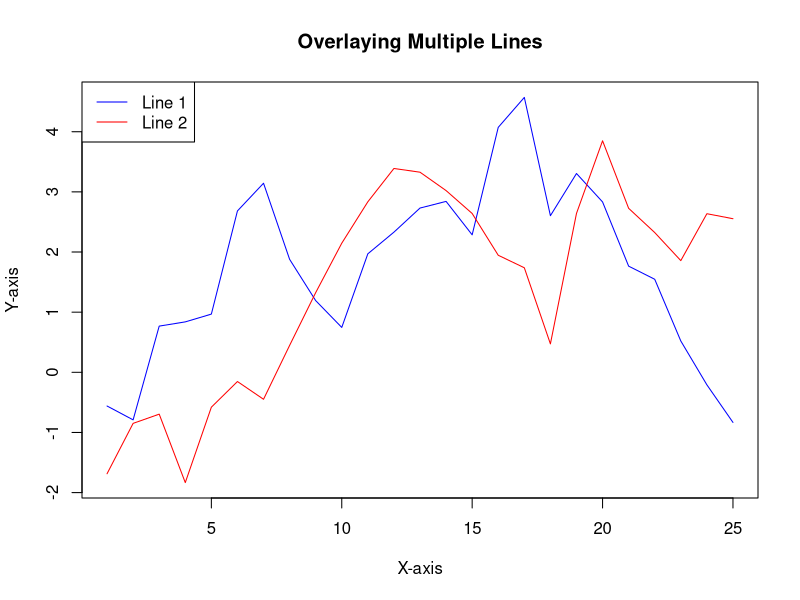
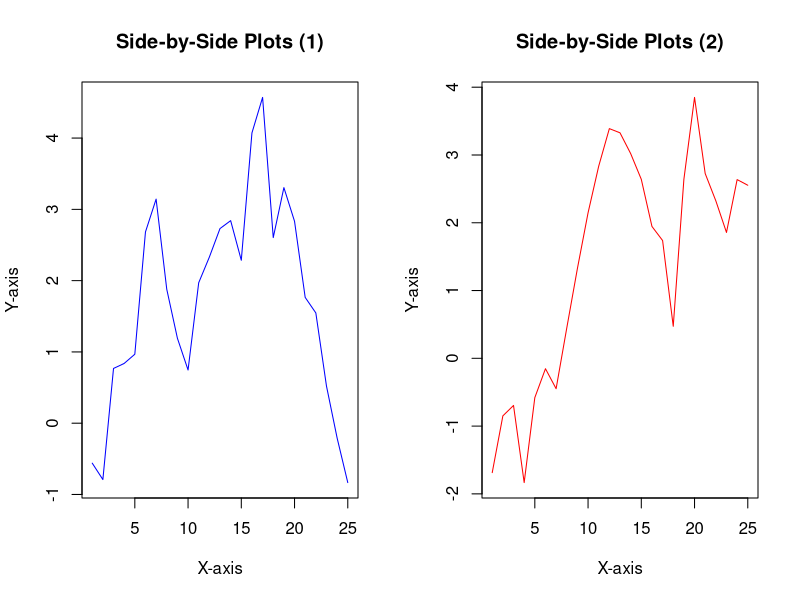
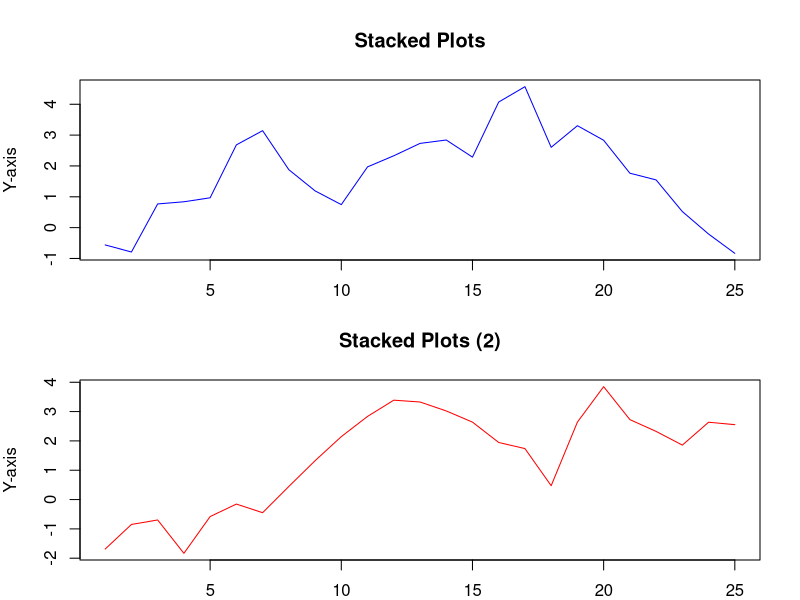

Write R code to recreate these figures, in order.


# Draw multiple lines on the same plot ------------------------------------

# Set the seed for reproducibility
set.seed(123)

# Generate the data
x <- 1:25
y1 <- cumsum(rnorm(25))
y2 <- cumsum(rnorm(25))

# Create the plot
plot(x, y1, type = 'l', col = 'blue', ylim = c(min(y1, y2), max(y1, y2)), 
     xlab = 'X-axis', ylab = 'Y-axis', main = 'Overlaying Multiple Lines')
lines(x, y2, col = 'red')
legend('topleft', legend = c('Line 1', 'Line 2'), col = c('blue', 'red'), lty = 1)


# Side-by-Side Plots ------------------------------------------------------

# Create a side-by-side layout
par(mfrow = c(1, 2))

# Create the first plot
plot(x, y1, type = 'l', col = 'blue', 
     xlab = 'X-axis', ylab = 'Y-axis', main = 'Side-by-Side Plots (1)')

# Create the second plot
plot(x, y2, type = 'l', col = 'red',
     xlab = 'X-axis', ylab = 'Y-axis', main = 'Side-by-Side Plots (2)')

# Reset Par
par(mfrow = c(1, 1))


# Stacked Plots -----------------------------------------------------------

par(mfrow = c(2, 1), mar = c(2, 4, 4, 2))

# Create the first plot
plot(x, y1, type = 'l', col = 'blue', 
     xlab = 'X-axis', ylab = 'Y-axis', main = 'Stacked Plots')

# Create the second plot
plot(x, y2, type = 'l', col = 'red',
     xlab = 'X-axis', ylab = 'Y-axis', main = 'Stacked Plots (2)')

par(mfrow = c(1, 1))
